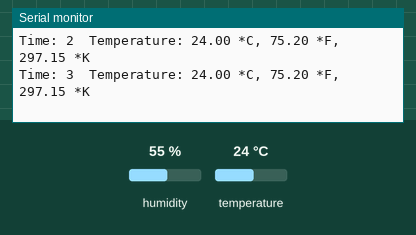
The program below on a simulated Arduino Mega 2560, built with avr-gcc and run on an emulated ATmega2560. Shown: the last lines printed to the serial monitor. The test bench sets the inputs (shaded band); at power-on: temperature 24 °C, humidity 55 %.

Above: at 3.8 s.
3.9 s: temperature set to 12 °C
At 4.7 s:
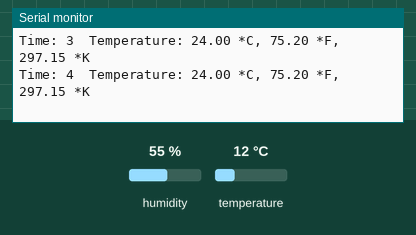
10.1 s: temperature set to 19 °C
At 11.0 s:
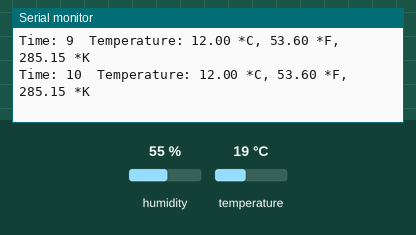
Timing chart, 0 to 13.1 s (numbered marks = the images above; inputs shaded):
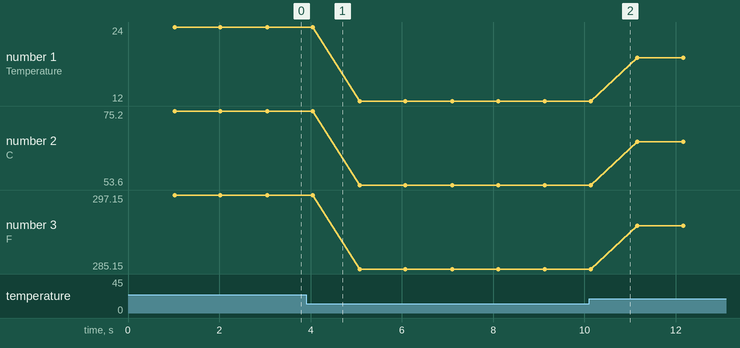

Measured:
- plotted number 1: 24 → 12 after the input at 3.9 s, 12 → 19 after the input at 10.1 s
- plotted number 2: 75.2 → 53.6 after the input at 3.9 s, 53.6 → 66.2 after the input at 10.1 s
- plotted number 3: 297.15 → 285.15 after the input at 3.9 s, 285.15 → 292.15 after the input at 10.1 s

The program:

main.cpp
```cpp
#include <Arduino.h>
#include <DHT.h>

#define DHTPIN 4      // Set the pin connected to the DHT11 data pin
#define DHTTYPE DHT11 // DHT 11

DHT dht(DHTPIN, DHTTYPE);

void setup() {
  Serial.begin(9600);
  Serial.println("DHT11 test!");
  dht.begin();
}

void loop() {
  // Wait a few seconds between measurements.
  delay(1000);

  // Reading temperature or humidity takes about 250 milliseconds!
  // Sensor readings may also be up to 2 seconds 'old' (it's a very slow sensor)
  float humidity = dht.readHumidity();

  // Read temperature as Celsius (the default)
  float temperature = dht.readTemperature();

  // Check if any reads failed and exit early (to try again).
  if (isnan(humidity) || isnan(temperature)) {
    Serial.println("Failed to read from DHT sensor!");
    return;
  }

  // Print the humidity and temperature
  Serial.print("Time: ");
  Serial.print(int(millis() / 1000));
  Serial.print("\tTemperature: ");
  Serial.print(temperature);
  Serial.print(" *C, ");
  Serial.print((temperature * 9 / 5) + 32);
  Serial.print(" *F, ");
  Serial.print(temperature + 273.15);
  Serial.println(" *K");
}
```
